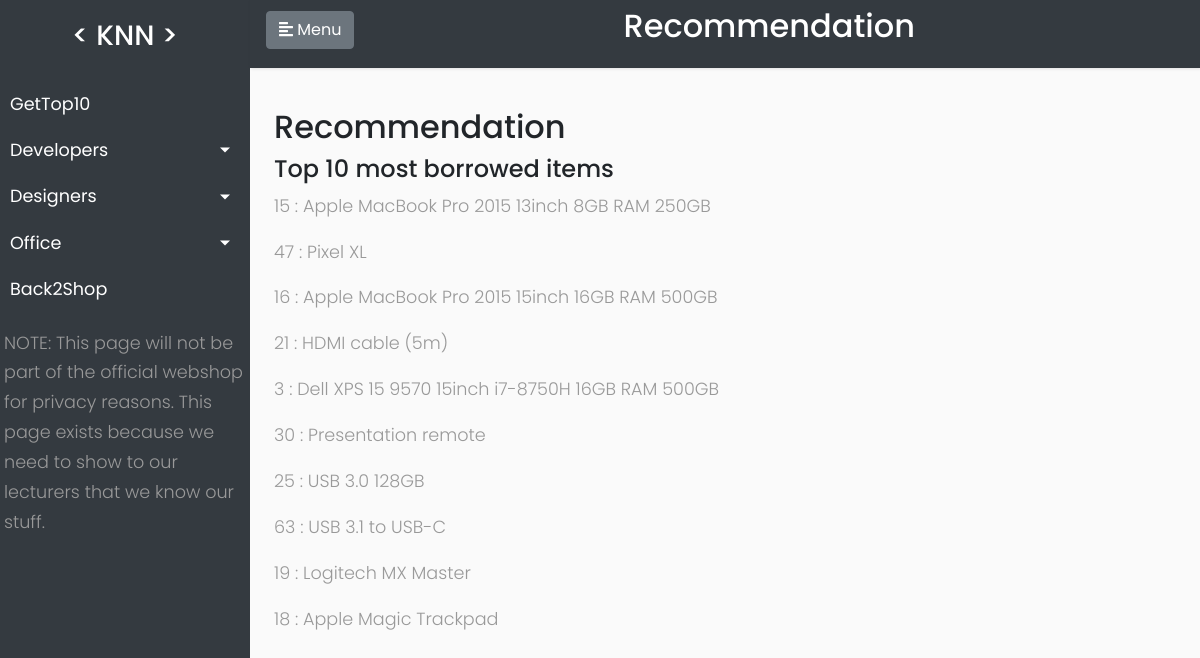
/knn/index, run on the app's committed database.
### api/models.py (models this page shows, shortened)
class Product(models.Model):
    title = models.CharField(max_length=120)
    brand = models.CharField(max_length=30)
    image = models.TextField()
    price = models.FloatField()
    category = models.CharField(max_length=30)

### api/views.py (the view)
# urls.py: path('knn/index', views.TopRecommendation, name="algorithm-page"),
def TopRecommendation(request):
    dev = User.objects.all().filter(jobtitle = "Developer")
    des = User.objects.all().filter(jobtitle = "Designer")
    off = User.objects.all().filter(jobtitle = "Office")
    test = Recommender(5)
    products = test.GetTopBorrowedItems(10)
    print(products)
    return render(request, 'topItem.html', {'products': products, 'developers': dev, 'designers': des, 'office': off})

### api/Recommender.py (called while the page is built)
    def PandaFormatting(self, query, columnName):
        fetchData = connection.cursor().execute(query)
        dataframe = pd.DataFrame(list(fetchData.fetchall()))
        dataframe.columns = columnName
        dataframe.index += 1
        return dataframe

    def GetTopBorrowedItems(self, num):
        totalCountPerItem = pd.DataFrame(self.countItems.groupby(['ProductId'])['Count'].sum())
        print(totalCountPerItem)
        toprecommendedItems = pd.merge(totalCountPerItem.sort_values("Count", ascending=False), self.inventory, on="ProductId")
        recommendList = toprecommendedItems.head(num)
        dropColumns = ["Count", "brand", "image", "price", "category"]
        recommendList = recommendList.drop(dropColumns, axis=1)
        recommendList = recommendList.sample(frac=1).reset_index(drop=True)
        resList = []
        for i in range(len(recommendList)):
            resList.append([recommendList["ProductId"][i], recommendList["title"][i] ])
        print(resList)
        return resList

### api/templates/topItem.html
﻿{% extends 'algorithm.html' %}
{% block content%}
    <h2>Recommendation</h2>
    <div class="row">
        <div class="col-12">
            <h4>Top 10 most borrowed items</h4>
            {% for product in products %}
                <p>{{product.0}} :  {{product.1}}</p>
            {% endfor %}
        </div>
    </div>
{% endblock %}

### api/templates/algorithm.html (shortened to what this page needs)
﻿<!DOCTYPE html>
<html lang='en'>
<head>
    <link rel="stylesheet" href="https://stackpath.bootstrapcdn.com/bootstrap/4.1.0/css/bootstrap.min.css">
    <link rel="stylesheet" href="/static/knn.css" />
</head>
<body>
    <div class="wrapper h-auto">
        <nav id="sidebar">
            <div class="sidebar-header text-center">
                <strong><h3>< KNN ></h3></strong>
            </div>
            <ul class="list-unstyled">
                <li>
                    <a href="/knn/index">GetTop10</a>
                </li>
                <li>
                    <a href="#dev" data-toggle="collapse" aria-expanded="false" class="dropdown-toggle">Developers</a>
                </li>
                <li>
                    <a href="#des" data-toggle="collapse" aria-expanded="false" class="dropdown-toggle">Designers</a>
                </li>
                <li>
                    <a href="#off" data-toggle="collapse" aria-expanded="false" class="dropdown-toggle">Office</a>
                </li>
                <li>
                    <a href="/">Back2Shop</a>
                </li>
            </ul>
            <p class="mx-1">NOTE: This page will not be part of the official webshop for privacy reasons. This page exists because we need to show to our lecturers that we know our stuff.</p>
        </nav>
        <div id="content">
            <nav class="navbar navbar-expand-lg navbar-dark bg-dark">
                <button type="button" id="sidebarCollapse" class="btn btn-secondary">
                    <i class="fas fa-align-left"></i>
                    <span>Menu</span>
                </button>
                <div class="text-center mx-auto">
                    <h2 class="text-center" style="color:white">Recommendation</h2>
                </div>
            </nav>
            <div class="px-4">
            {% block content %}
            {% endblock content %}
            </div>
        </div>
    </div>
</body>
</html>

### api/static/knn.css (style rules this page uses)
body { font-family: 'Poppins', sans-serif; background: #fafafa; }
p { font-family: 'Poppins', sans-serif; font-size: 1.1em; font-weight: 300; line-height: 1.7em; color: #999; }
a, a:hover, a:focus { color: inherit; text-decoration: none; transition: all 0.3s; }
.navbar { padding-bottom: 15px; background: #fff; border: none; border-radius: 0; margin-bottom: 40px; box-shadow: 1px 1px 3px rgba(0, 0, 0, 0.1); }
.wrapper { margin-top: -25px; display: flex; width: 100%; align-items: stretch; }
.h-auto { min-height: 101%; }
#sidebar { min-width: 250px; max-width: 250px; background: #343A40; color: #fff; transition: all 0.3s; }
#sidebar .sidebar-header { padding: 20px; background: #343A40; }
#sidebar ul li a { padding: 10px; font-size: 1.1em; display: block; }
a[data-toggle="collapse"] { position: relative; }
.dropdown-toggle::after { display: block; position: absolute; top: 50%; right: 20px; transform: translateY(-50%); }
#content { padding-bottom: 10px; width: 100%; min-height: 100vh; transition: all 0.3s; }

### data on the page
Product: id "15", title "Apple MacBook Pro 2015 13inch 8GB RAM 250GB"
Product: id "47", title "Pixel XL"
Product: id "16", title "Apple MacBook Pro 2015 15inch 16GB RAM 500GB"
Product: id "21", title "HDMI cable (5m)"
Product: id "3", title "Dell XPS 15 9570 15inch i7-8750H 16GB RAM 500GB"
Product: id "30", title "Presentation remote"
Product: id "25", title "USB 3.0 128GB"
Product: id "63", title "USB 3.1 to USB-C"
Product: id "19", title "Logitech MX Master"
Product: id "18", title "Apple Magic Trackpad"
